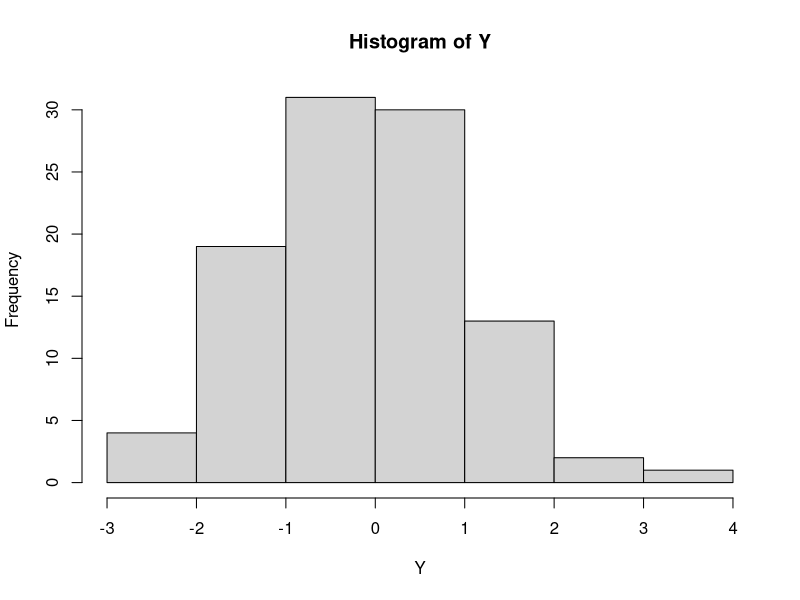

Recreate this plot in R.
## ---- chunk 1
knitr::opts_chunk$set(echo = TRUE)
## ---- chunk 2
Y <- rnorm(100)
hist(Y)
